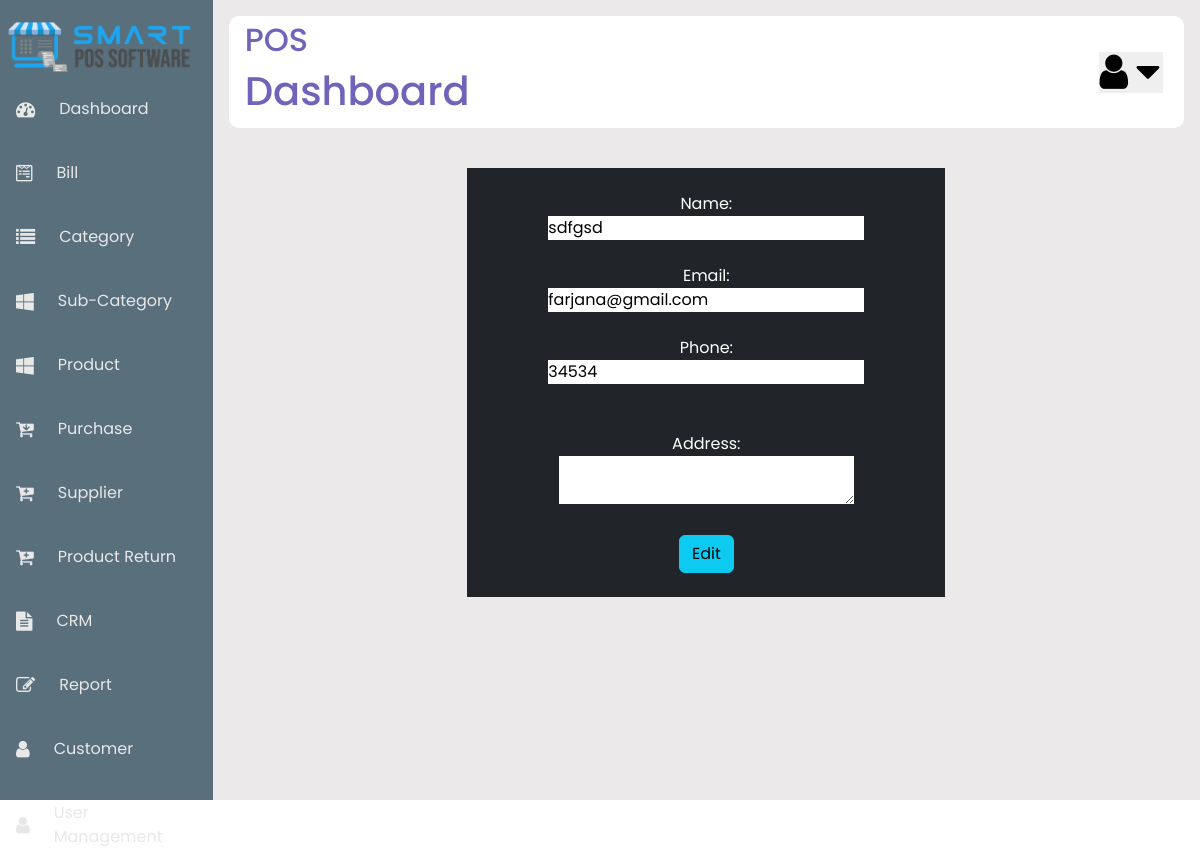
/customer_edit.php?id=2, run on an earlier commit of the app's database.
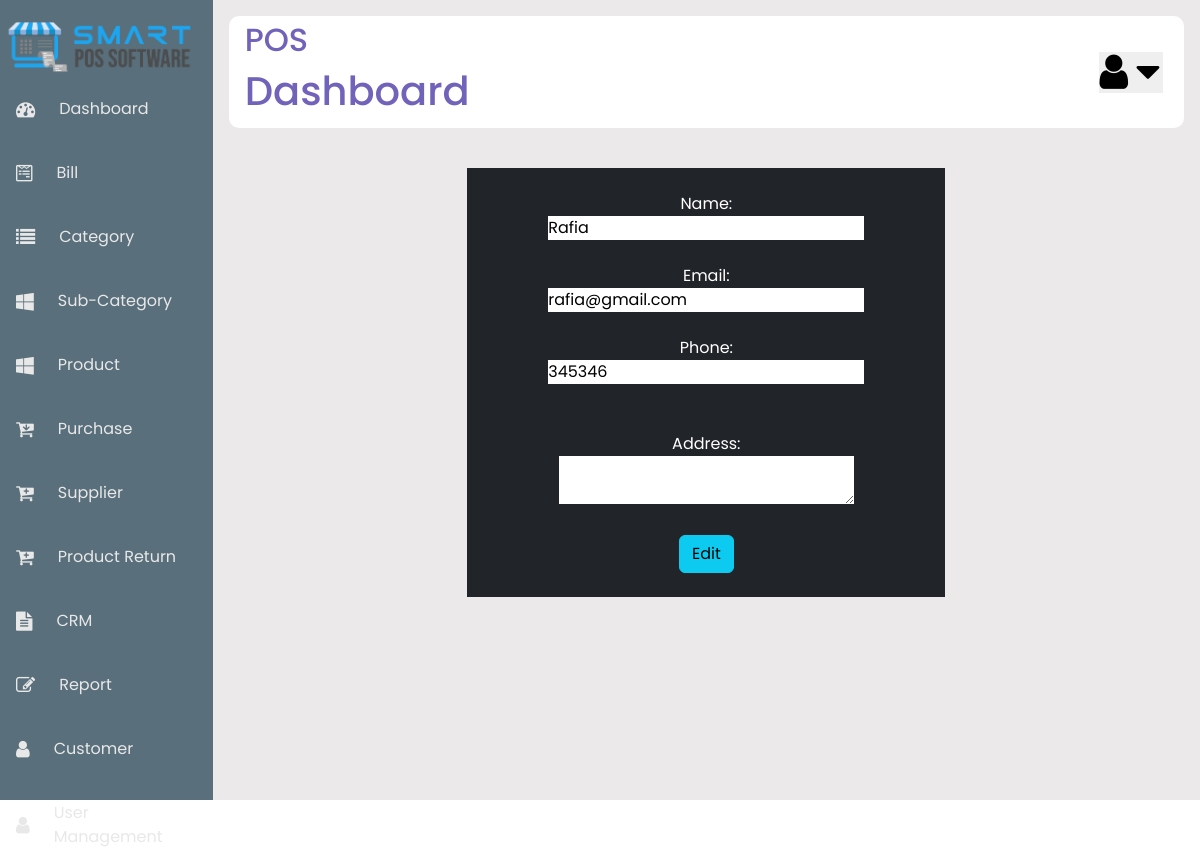
And on a later commit of the database.
### tables this page shows
CREATE TABLE `suppliers` (
  `id` int(10) NOT NULL,
  `name` varchar(120) DEFAULT NULL,
  `email` varchar(100) DEFAULT NULL,
  `phone` varchar(50) DEFAULT NULL,
  `address` varchar(200) DEFAULT NULL
);

### customer_edit.php (the view, shortened to what this page needs)
<?php
    include("includes/header.php");
    include("includes/sidebar.php");
    include("includes/nav.php");
?>
<?php
$conn = mysqli_connect('localhost','root','','pos_project');
if ($_GET['id']){
    $getid = $_GET['id'];
   $sql = "SELECT * FROM suppliers WHERE id=$getid";
   $query = mysqli_query($conn, $sql);
   $data = mysqli_fetch_assoc($query);
   $id = $data['id'];
   $name = $data['name'];
   $email = $data['email'];
   $phone = $data['phone'];
   $address = $data['address'];
}
?>
<head>
<link href="https://cdn.jsdelivr.net/npm/bootstrap@5.3.3/dist/css/bootstrap.min.css" rel="stylesheet">
</head>
   <div class="container">
   <center>
    <div class="row">
        <div class="col-sm-3"></div>
        <div class="col-sm-6 pt-4 mt-4 bg-dark text-white ">
    <form action="<?php echo $_SERVER['PHP_SELF']?>" method="POST">
        Name:<br>
        <input type ="text" name ="name" value="<?php echo $name ?>"><br><br>
        Email:<br>
        <input type ="text" name ="email" value="<?php echo $email ?>"><br><br>
        Phone:<br>
        <input type ="text" name ="phone" value="<?php echo $phone ?>"><br><br>
        <input type ="text" name ="id" value =" <?php echo $id ?>" hidden><br>
        Address:<br>
        <textarea name="address" id="" value="<?php echo $address ?>"></textarea><br><br>
        <input type ="submit" name ="edit" value="Edit" class="btn btn-info"><br><br>
    </form>
    </div>
        <div class="col-sm-3"></div>
    </div>
    </center>
   </div>
<?php
    include("includes/footer.php");

What changed in the data, as far as the page shows it:
changed suppliers: name "sdfgsd" → "Rafia"; email "farjana@gmail.com" → "rafia@gmail.com"; phone "34534" → "345346"
